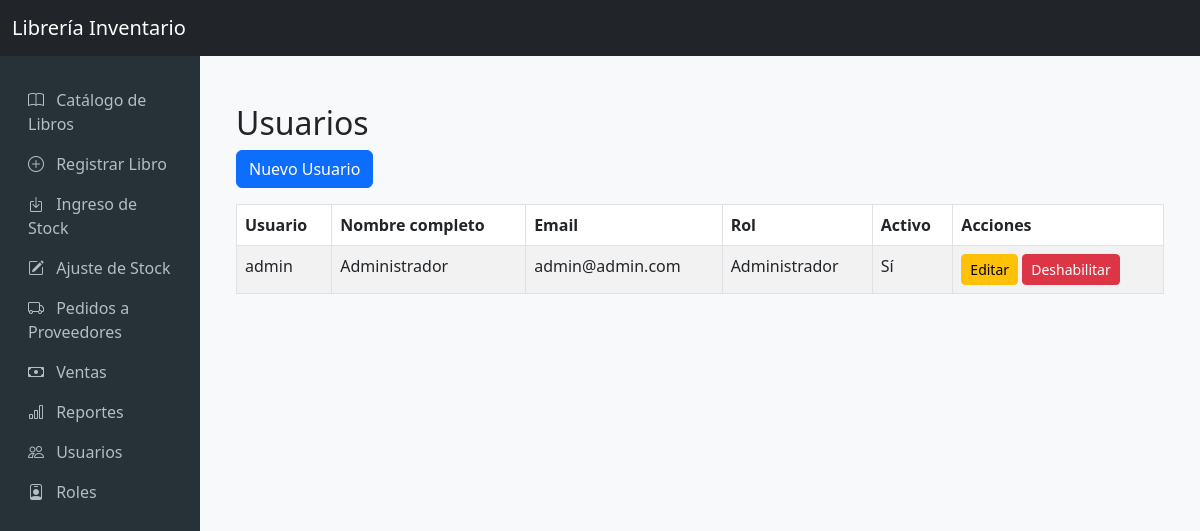
The app's page /usuarios/usuarios/ (signed in) with its own data.
### usuarios/models.py (models this page shows, shortened)
class Usuario(AbstractUser):
    nombre_completo = models.CharField(max_length=150, verbose_name='Nombre completo')
    email = models.EmailField(unique=True)
    rol = models.ForeignKey(Rol, on_delete=models.PROTECT, related_name='usuarios', verbose_name='Rol')
    is_active = models.BooleanField(default=True, verbose_name='Activo')
    class Meta:
        verbose_name = 'Usuario'
        verbose_name_plural = 'Usuarios'

class Rol(models.Model):
    nombre_rol = models.CharField(max_length=100, unique=True, verbose_name='Nombre del Rol')
    descripcion = models.TextField(verbose_name='Descripción')
    class Meta:
        verbose_name = 'Rol'
        verbose_name_plural = 'Roles'
    def __str__(self):
        return self.nombre_rol

### usuarios/views.py (the view)
# urls.py: path('usuarios/', UsuarioListView.as_view(), name='usuario_list'),
class UsuarioListView(LoginRequiredMixin, PermissionRequiredMixin, ListView):
    model = Usuario
    template_name = 'usuarios/usuario_list.html'
    context_object_name = 'usuarios'
    permission_required = 'usuarios.view_usuario'

### usuarios/templates/usuarios/usuario_list.html
{% extends 'base.html' %}
{% block content %}
<div class="container mt-4">
    <h2>Usuarios</h2>
    <a href="{% url 'usuario_create' %}" class="btn btn-primary mb-3">Nuevo Usuario</a>
    <table class="table table-bordered table-striped">
        <thead>
            <tr>
                <th>Usuario</th>
                <th>Nombre completo</th>
                <th>Email</th>
                <th>Rol</th>
                <th>Activo</th>
                <th>Acciones</th>
            </tr>
        </thead>
        <tbody>
            {% for usuario in usuarios %}
            <tr>
                <td>{{ usuario.username }}</td>
                <td>{{ usuario.nombre_completo }}</td>
                <td>{{ usuario.email }}</td>
                <td>{{ usuario.rol }}</td>
                <td>{{ usuario.is_active|yesno:"Sí,No" }}</td>
                <td>
                    <a href="{% url 'usuario_update' usuario.pk %}" class="btn btn-sm btn-warning">Editar</a>
                    <a href="{% url 'usuario_delete' usuario.pk %}" class="btn btn-sm btn-danger">Deshabilitar</a>
                </td>
            </tr>
            {% empty %}
            <tr><td colspan="6">No hay usuarios registrados.</td></tr>
            {% endfor %}
        </tbody>
    </table>
</div>
{% endblock %}

### templates/base.html (style rules this page uses)
body { background-color: #f8f9fa; }

### records on screen
Usuario: username "admin", nombre_completo "Administrador", email "admin@admin.com", rol "Administrador", is_active "Sí"
